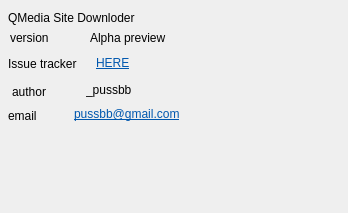
<?xml version="1.0" encoding="UTF-8"?>
<ui version="4.0">
 <class>About</class>
 <widget class="QDialog" name="About">
  <property name="geometry">
   <rect>
    <x>0</x>
    <y>0</y>
    <width>348</width>
    <height>213</height>
   </rect>
  </property>
  <property name="windowTitle">
   <string>Dialog</string>
  </property>
  <widget class="QLabel" name="label">
   <property name="geometry">
    <rect>
     <x>8</x>
     <y>10</y>
     <width>179</width>
     <height>16</height>
    </rect>
   </property>
   <property name="text">
    <string>QMedia Site Downloder</string>
   </property>
  </widget>
  <widget class="QLabel" name="label_2">
   <property name="geometry">
    <rect>
     <x>10</x>
     <y>30</y>
     <width>69</width>
     <height>16</height>
    </rect>
   </property>
   <property name="text">
    <string>version</string>
   </property>
  </widget>
  <widget class="QLabel" name="label_3">
   <property name="geometry">
    <rect>
     <x>90</x>
     <y>30</y>
     <width>161</width>
     <height>16</height>
    </rect>
   </property>
   <property name="text">
    <string>Alpha preview</string>
   </property>
  </widget>
  <widget class="QLabel" name="label_4">
   <property name="geometry">
    <rect>
     <x>8</x>
     <y>56</y>
     <width>101</width>
     <height>16</height>
    </rect>
   </property>
   <property name="text">
    <string>Issue tracker</string>
   </property>
  </widget>
  <widget class="QLabel" name="label_5">
   <property name="geometry">
    <rect>
     <x>96</x>
     <y>56</y>
     <width>56</width>
     <height>15</height>
    </rect>
   </property>
   <property name="text">
    <string>&lt;!DOCTYPE HTML PUBLIC &quot;-//W3C//DTD HTML 4.0//EN&quot; &quot;http://www.w3.org/TR/REC-html40/strict.dtd&quot;&gt;
&lt;html&gt;&lt;head&gt;&lt;meta name=&quot;qrichtext&quot; content=&quot;1&quot; /&gt;&lt;style type=&quot;text/css&quot;&gt;
p, li { white-space: pre-wrap; }
&lt;/style&gt;&lt;/head&gt;&lt;body style=&quot; font-family:'Ubuntu'; font-size:9pt; font-weight:400; font-style:normal;&quot;&gt;
&lt;p style=&quot; margin-top:0px; margin-bottom:0px; margin-left:0px; margin-right:0px; -qt-block-indent:0; text-indent:0px;&quot;&gt;&lt;a href=&quot;https://github.com/pussbb/QMediaSiteDownloader/issues&quot;&gt;&lt;span style=&quot; text-decoration: underline; color:#0057ae;&quot;&gt;HERE&lt;/span&gt;&lt;/a&gt;&lt;/p&gt;&lt;/body&gt;&lt;/html&gt;</string>
   </property>
  </widget>
  <widget class="QLabel" name="label_6">
   <property name="geometry">
    <rect>
     <x>12</x>
     <y>84</y>
     <width>56</width>
     <height>15</height>
    </rect>
   </property>
   <property name="text">
    <string>author</string>
   </property>
  </widget>
  <widget class="QLabel" name="label_7">
   <property name="geometry">
    <rect>
     <x>86</x>
     <y>82</y>
     <width>56</width>
     <height>15</height>
    </rect>
   </property>
   <property name="text">
    <string>_pussbb</string>
   </property>
  </widget>
  <widget class="QLabel" name="label_8">
   <property name="geometry">
    <rect>
     <x>8</x>
     <y>108</y>
     <width>56</width>
     <height>15</height>
    </rect>
   </property>
   <property name="text">
    <string>email</string>
   </property>
  </widget>
  <widget class="QLabel" name="label_9">
   <property name="geometry">
    <rect>
     <x>74</x>
     <y>106</y>
     <width>123</width>
     <height>16</height>
    </rect>
   </property>
   <property name="text">
    <string>&lt;!DOCTYPE HTML PUBLIC &quot;-//W3C//DTD HTML 4.0//EN&quot; &quot;http://www.w3.org/TR/REC-html40/strict.dtd&quot;&gt;
&lt;html&gt;&lt;head&gt;&lt;meta name=&quot;qrichtext&quot; content=&quot;1&quot; /&gt;&lt;style type=&quot;text/css&quot;&gt;
p, li { white-space: pre-wrap; }
&lt;/style&gt;&lt;/head&gt;&lt;body style=&quot; font-family:'Ubuntu'; font-size:9pt; font-weight:400; font-style:normal;&quot;&gt;
&lt;p style=&quot; margin-top:0px; margin-bottom:0px; margin-left:0px; margin-right:0px; -qt-block-indent:0; text-indent:0px;&quot;&gt;&lt;a href=&quot;mailto:pussbb@gmail.com&quot;&gt;&lt;span style=&quot; text-decoration: underline; color:#0057ae;&quot;&gt;pussbb@gmail.com&lt;/span&gt;&lt;/a&gt;&lt;/p&gt;&lt;/body&gt;&lt;/html&gt;</string>
   </property>
  </widget>
 </widget>
 <resources/>
 <connections/>
</ui>
